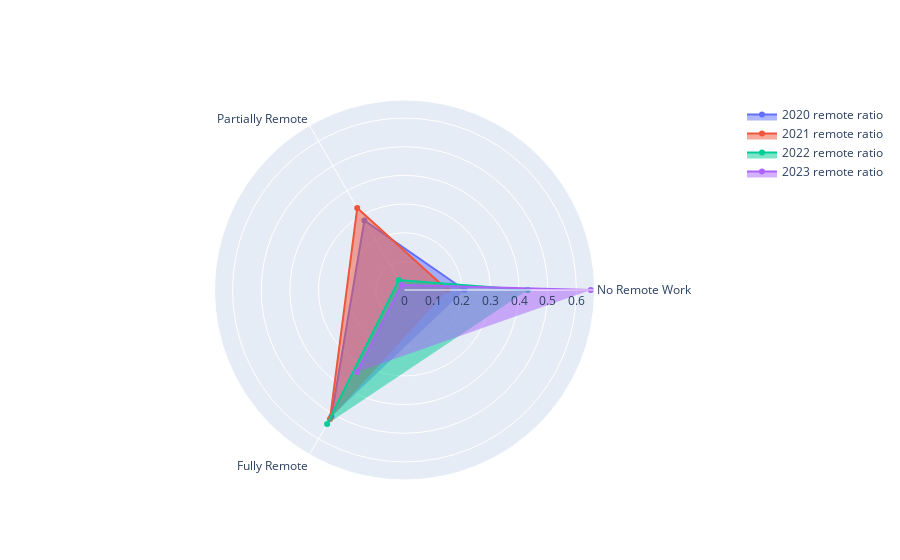

Source (notebook cell):
### Markdown cell above
### P.7 Identify
To identify which kind of data that we can use also helps ourselves to prepare the data to be analyzed. After we choose the columns and data characteristics which fit to use for our problem to be solved or questions to be answered, we can prepare the analysis better than directly diving into it.

- **Access the data from Data Management, which is from github.**
- **We identify the Remote Ratios by the 3 categories.**
- **Printout the average salary by Job Positions.**

### Code cell
fig = go.Figure()
categories = ['No Remote Work', 'Partially Remote', 'Fully Remote']
fig.add_trace(go.Scatterpolar(
            r = ratio_2020, theta = categories, 
            fill = 'toself', name = '2020 remote ratio'))

fig.add_trace(go.Scatterpolar(
            r = ratio_2021, theta = categories,
            fill = 'toself', name = '2021 remote ratio'))

fig.add_trace(go.Scatterpolar(
            r = ratio_2022, theta = categories,
            fill = 'toself', name = '2022 remote ratio'))

fig.add_trace(go.Scatterpolar(
            r = ratio_2023, theta = categories,
            fill = 'toself', name = '2023 remote ratio'))

fig.show()

### Figure 1 — Plotly figure (JSON) as saved in the notebook; plotly's stock layout.template omitted (floating-point values rounded to 4 significant figures)
{"data": [{"fill": "toself", "name": "2020 remote ratio", "r": [0.21, 0.28, 0.51], "theta": ["No Remote Work", "Partially Remote", "Fully Remote"], "type": "scatterpolar"}, {"fill": "toself", "name": "2021 remote ratio", "r": [0.15, 0.33, 0.52], "theta": ["No Remote Work", "Partially Remote", "Fully Remote"], "type": "scatterpolar"}, {"fill": "toself", "name": "2022 remote ratio", "r": [0.43, 0.04, 0.54], "theta": ["No Remote Work", "Partially Remote", "Fully Remote"], "type": "scatterpolar"}, {"fill": "toself", "name": "2023 remote ratio", "r": [0.65, 0.02, 0.33], "theta": ["No Remote Work", "Partially Remote", "Fully Remote"], "type": "scatterpolar"}], "layout": {}}
